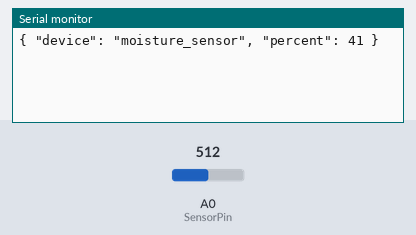
The sketch below on a simulated Arduino Uno, built with avr-gcc and run on an emulated ATmega328P. Parts: the last lines printed to the serial monitor. Inputs (shaded band) come from the test bench; at power-on: A0 (SensorPin) = 512.

Above: at 1.2 s.
1.3 s: A0 (SensorPin) set to 716
At 1.3 s:
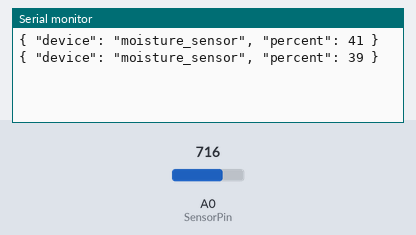
2.8 s: A0 (SensorPin) set to 900
At 4.3 s:
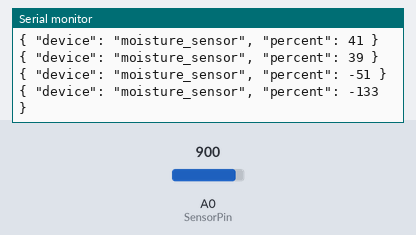
Timing chart, 0 to 5.8 s (numbered marks = the images above; inputs shaded):
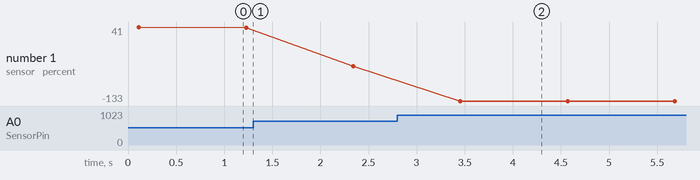

Measured:
- after the input at 2.8 s, the serial monitor: prints a new line after 0.66 s (image 2)
- plotted number 1: 39 → -51 after the input at 1.3 s, -51 → -133 after the input at 2.8 s

The sketch:

moisture.ino
```cpp
#define SensorPin A0
float sensorValue = 0;

const int dry = 610;
const int wet = 380;

void setup() {
 Serial.begin(9600);
}
void loop() {
 for (int i = 0; i <= 100; i++)
 {
   sensorValue = sensorValue + analogRead(SensorPin);
   delay(1);
 }
 sensorValue = sensorValue/100.0;
 int percentageHumidty = map(sensorValue, wet, dry, 100, 0);
 Serial.print("{ \"device\": \"moisture_sensor\", \"percent\": ");
 Serial.print(percentageHumidty);
 Serial.println(" }");

 delay(1000);
} 
```
